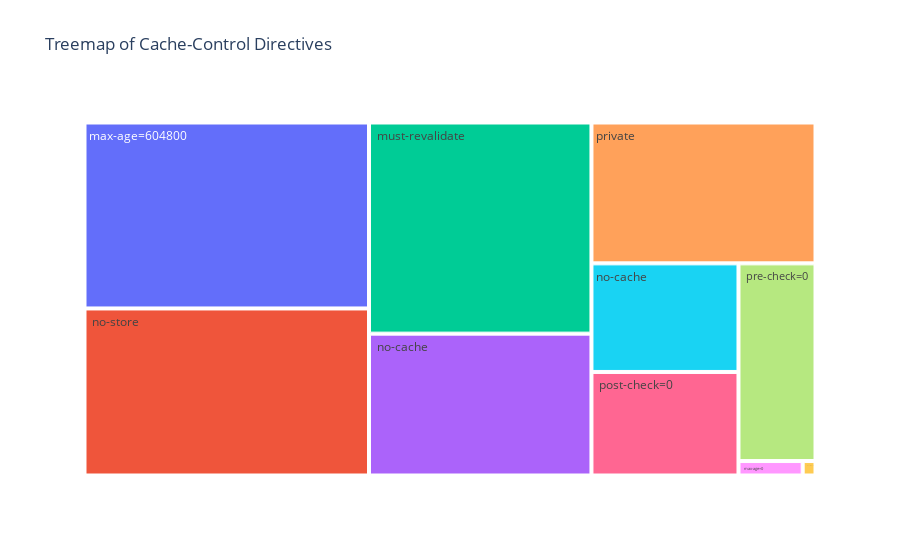

Notebook cell for this chart:
### Code cell
# Initialize a Counter
cache_control_counter = Counter()

# Update the counter for each record
for cache_control in data['Cache-Control'].dropna():
    cache_control_counter.update(cache_control.split(','))

# Convert the Counter to a DataFrame
cache_control_counts_df = pd.DataFrame.from_records(list(cache_control_counter.items()), columns=['Cache-Control', 'Count'])

# Create the treemap
fig = px.treemap(cache_control_counts_df, path=['Cache-Control'], values='Count', title='Treemap of Cache-Control Directives')

# Display the plot
fig.show()
pio.write_html(fig, file='../../fam-report-site/public/Web-Analytics/treemapcachecontrol.html', auto_open=True)

### Figure 1 — Plotly figure (JSON) as saved in the notebook; plotly's stock layout.template omitted (floating-point values rounded to 4 significant figures)
{"data": [{"branchvalues": "total", "domain": {"x": [0, 1], "y": [0, 1]}, "hovertemplate": "labels=%{label}<br>Count=%{value}<br>parent=%{parent}<br>id=%{id}<extra></extra>", "ids": [" max-age=0", " max-stale=0", " must-revalidate", " no-cache", " no-store", " post-check=0", " pre-check=0", "max-age=604800", "no-cache", "private"], "labels": [" max-age=0", " max-stale=0", " must-revalidate", " no-cache", " no-store", " post-check=0", " pre-check=0", "max-age=604800", "no-cache", "private"], "name": "", "parents": ["", "", "", "", "", "", "", "", "", ""], "type": "treemap", "values": [5, 1, 253, 170, 256, 82, 82, 285, 86, 170]}], "layout": {"legend": {"tracegroupgap": 0}, "title": {"text": "Treemap of Cache-Control Directives"}}}
